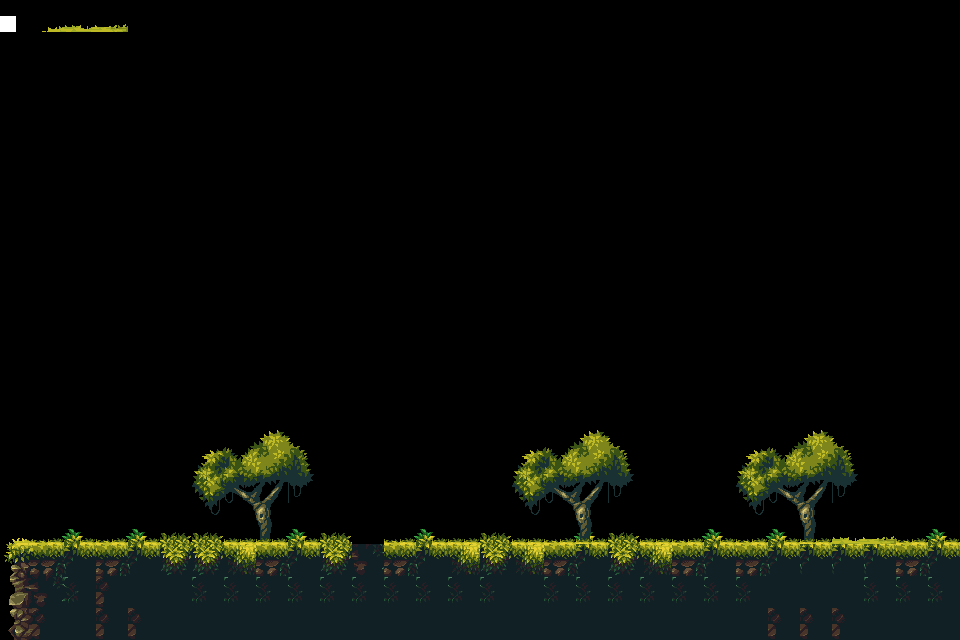

The image is a tile-based game level rendered from a .tmx file. Its description and complete source (layers, tilesets, objects, tile grids) follow:
An orthogonal 30x20 tile map with 32x32 px tiles, 2 tile layers (Tile Layer 1, Tile Layer 2) and 1 object.

<map version="1.10" tiledversion="1.10.2" orientation="orthogonal" renderorder="right-down" width="30" height="20" tilewidth="32" tileheight="32" infinite="0" nextlayerid="5" nextobjectid="5">
 <tileset firstgid="1" source="TileSet1TEST.tsx" />
 <layer id="1" name="Tile Layer 1" width="30" height="20" locked="1">
  <data encoding="csv">
1,2,3,4,0,0,0,0,0,0,0,0,0,0,0,0,0,0,0,0,0,0,0,0,0,0,0,0,0,0,
0,0,0,0,0,0,0,0,0,0,0,0,0,0,0,0,0,0,0,0,0,0,0,0,0,0,0,0,0,0,
0,0,0,0,0,0,0,0,0,0,0,0,0,0,0,0,0,0,0,0,0,0,0,0,0,0,0,0,0,0,
0,0,0,0,0,0,0,0,0,0,0,0,0,0,0,0,0,0,0,0,0,0,0,0,0,0,0,0,0,0,
0,0,0,0,0,0,0,0,0,0,0,0,0,0,0,0,0,0,0,0,0,0,0,0,0,0,0,0,0,0,
0,0,0,0,0,0,0,0,0,0,0,0,0,0,0,0,0,0,0,0,0,0,0,0,0,0,0,0,0,0,
0,0,0,0,0,0,0,0,0,0,0,0,0,0,0,0,0,0,0,0,0,0,0,0,0,0,0,0,0,0,
0,0,0,0,0,0,0,0,0,0,0,0,0,0,0,0,0,0,0,0,0,0,0,0,0,0,0,0,0,0,
0,0,0,0,0,0,0,0,0,0,0,0,0,0,0,0,0,0,0,0,0,0,0,0,0,0,0,0,0,0,
0,0,0,0,0,0,0,0,0,0,0,0,0,0,0,0,0,0,0,0,0,0,0,0,0,0,0,0,0,0,
0,0,0,0,0,0,0,0,0,0,0,0,0,0,0,0,0,0,0,0,0,0,0,0,0,0,0,0,0,0,
0,0,0,0,0,0,0,0,0,0,0,0,0,0,0,0,0,0,0,0,0,0,0,0,0,0,0,0,0,0,
0,0,0,0,0,0,0,0,0,0,0,0,0,0,0,0,0,0,0,0,0,0,0,0,0,0,0,0,0,0,
0,0,0,0,0,0,0,0,0,0,0,0,0,0,0,0,0,0,0,0,0,0,0,0,0,0,0,0,0,0,
0,0,0,0,0,0,0,0,0,0,0,0,0,0,0,0,0,0,0,0,0,0,0,0,0,0,0,0,0,0,
0,0,0,0,0,0,0,0,0,0,0,0,0,0,0,0,0,0,0,0,0,0,0,0,0,0,0,0,0,0,
147,148,149,148,149,154,154,152,148,149,154,0,148,149,152,154,152,148,149,154,152,148,149,148,149,152,3,4,148,149,
176,177,178,177,178,183,183,181,177,178,183,206,177,178,181,183,181,177,178,183,181,177,178,177,178,178,178,178,177,178,
205,206,207,235,236,236,207,207,207,207,207,207,207,207,207,207,236,207,207,207,207,207,207,207,236,236,236,207,207,207,
234,235,236,235,235,236,236,236,236,236,236,236,236,236,236,236,236,236,236,236,236,236,236,236,235,235,235,236,236,236
</data>
 </layer>
 <layer id="4" name="Tile Layer 2" width="30" height="20">
  <data encoding="csv">
0,0,0,0,0,0,0,0,0,0,0,0,0,0,0,0,0,0,0,0,0,0,0,0,0,0,0,0,0,0,
0,0,0,0,0,0,0,0,0,0,0,0,0,0,0,0,0,0,0,0,0,0,0,0,0,0,0,0,0,0,
0,0,0,0,0,0,0,0,0,0,0,0,0,0,0,0,0,0,0,0,0,0,0,0,0,0,0,0,0,0,
0,0,0,0,0,0,0,0,0,0,0,0,0,0,0,0,0,0,0,0,0,0,0,0,0,0,0,0,0,0,
0,0,0,0,0,0,0,0,0,0,0,0,0,0,0,0,0,0,0,0,0,0,0,0,0,0,0,0,0,0,
0,0,0,0,0,0,0,0,0,0,0,0,0,0,0,0,0,0,0,0,0,0,0,0,0,0,0,0,0,0,
0,0,0,0,0,0,0,0,0,0,0,0,0,0,0,0,0,0,0,0,0,0,0,0,0,0,0,0,0,0,
0,0,0,0,0,0,0,0,0,0,0,0,0,0,0,0,0,0,0,0,0,0,0,0,0,0,0,0,0,0,
0,0,0,0,0,0,0,0,0,0,0,0,0,0,0,0,0,0,0,0,0,0,0,0,0,0,0,0,0,0,
0,0,0,0,0,0,0,0,0,0,0,0,0,0,0,0,0,0,0,0,0,0,0,0,0,0,0,0,0,0,
0,0,0,0,0,0,0,0,0,0,0,0,0,0,0,0,0,0,0,0,0,0,0,0,0,0,0,0,0,0,
0,0,0,0,0,0,0,0,0,0,0,0,0,0,0,0,0,0,0,0,0,0,0,0,0,0,0,0,0,0,
0,0,0,0,0,0,0,0,0,0,0,0,0,0,0,0,0,0,0,0,0,0,0,0,0,0,0,0,0,0,
0,0,0,0,0,0,36,37,38,39,0,0,0,0,0,0,36,37,38,39,0,0,0,36,37,38,39,0,0,0,
0,0,0,0,0,0,65,66,67,68,0,0,0,0,0,0,65,66,67,68,0,0,0,65,66,67,68,0,0,0,
0,0,0,0,0,0,94,95,96,97,0,0,0,0,0,0,94,95,96,97,0,0,0,94,95,96,97,0,0,0,
0,0,0,0,0,0,123,124,125,126,0,0,0,0,0,0,123,124,125,126,0,0,0,123,124,125,126,0,0,0,
0,0,0,0,0,0,0,0,0,0,0,0,0,0,0,0,0,0,0,0,0,0,0,0,0,0,0,0,0,0,
0,0,0,0,0,0,0,0,0,0,0,0,0,0,0,0,0,0,0,0,0,0,0,0,0,0,0,0,0,0,
0,0,0,0,0,0,0,0,0,0,0,0,0,0,0,0,0,0,0,0,0,0,0,0,0,0,0,0,0,0
</data>
 </layer>
 <objectgroup id="3" name="colliders">
  <object id="1" x="12.3235" y="544.288" width="946.855" height="94.4801" />
 </objectgroup>
 <imagelayer id="2" name="bg" />
</map>
